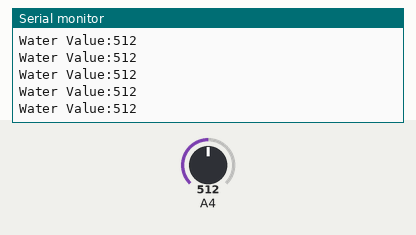
Recording of a sketch running on a simulated Arduino Mega 2560, built with avr-gcc and run on an emulated ATmega2560. Shown: the last lines printed to the serial monitor. The test bench sets the inputs (shaded band); at power-on: A4 = 512.

Above: at 1.2 s.
1.3 s: A4 set to 716
At 1.31 s:
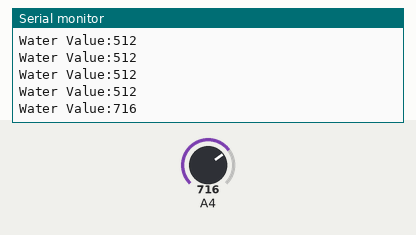
2.8 s: A4 set to 900
At 2.82 s:
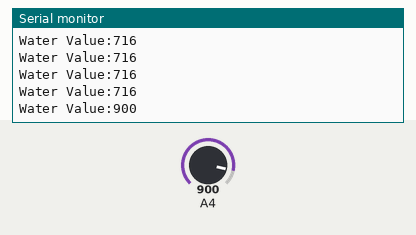
Timing chart, 0 to 5.8 s (numbered marks = the images above; inputs shaded):
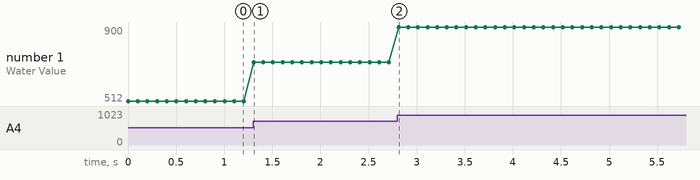

Measured:
- after the input at 1.3 s, the serial monitor: prints a new line at once (image 1)
- after the input at 2.8 s, the serial monitor: prints a new line at once (image 2)
- plotted number 1: 512 → 716 after the input at 1.3 s, 716 → 900 after the input at 2.8 s

The sketch:

Water_Level.ino
```cpp
#define waterPin 36
int Water = 0;


void setup()
{

 Serial.begin(115200);

}

void loop()
{
 get_Water_Level();
 delay(100);
}

void get_Water_Level(){
  Water = analogRead(waterPin);
  Serial.print("Water Value:");
  Serial.println(Water);
}
```
